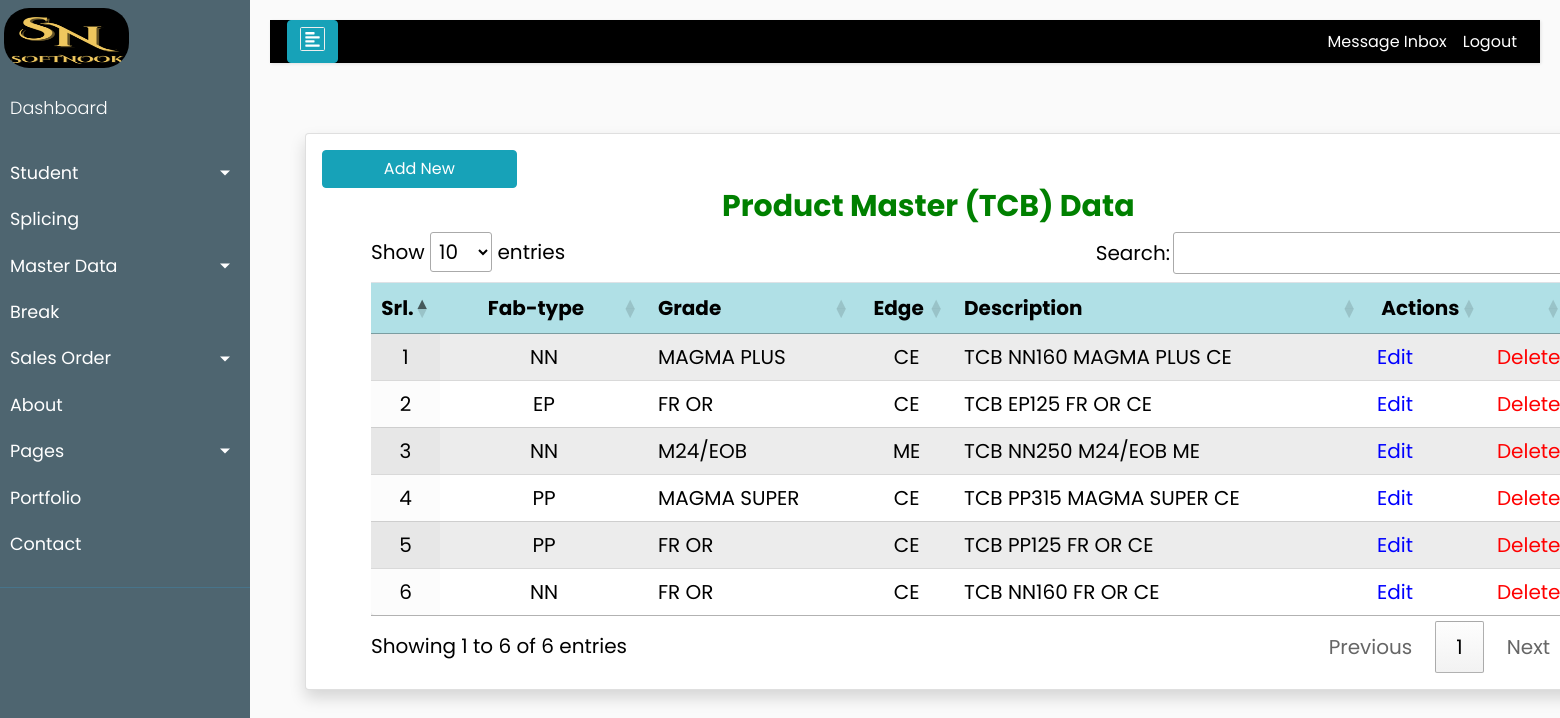
/product/prod-tcb-crud/ (signed in), run on the app's committed database.
### product/models.py (models this page shows, shortened)
class Product(models.Model):
    prod_code = models.CharField(verbose_name='Prod-Code', max_length=10, unique=True, null=True, blank=True)
    PROD_CHOICES    = (
 		 (None, 'Select'),
         ('01', 'SCB'),
         ('02', 'TCB'),
         ('03', 'S-PIPE'),
         ('04', 'T-PIPE'),
	)
    prod_tag        = models.CharField(verbose_name='Prod-Catg', max_length=7,
	                                  choices=PROD_CHOICES, null=True, blank=True)
    FAB_CHOICES     = (
 		 (None, 'Select'),
         ('01', 'NN'),
         ('02', 'EP'),
         ('03', 'PP'),
	)
    fab_type        = models.CharField(verbose_name='Fab-type', max_length=5,
	                                  choices=FAB_CHOICES, null=True, blank=True)
    FAB_DSG  = (
         (None, 'Select'),
         ('01', '90'),
         ('02', '100'),
         ('03', '125'),
         ('04', '160'),
         ('05', '200'),
         ('06', '250'),
         ('07', '315'),
         ('08', '350'),
         ('09', '400'),
         ('10', '450'),
         ('11', '500'),
    )
    fab_str         = models.CharField(verbose_name='Fab-Style', max_length=3,
	                                  choices=FAB_DSG, null=True, blank=True)
    grade           = models.ForeignKey("Grade", verbose_name="Grade", on_delete=models.CASCADE, null=True, blank=True)
    EDGE_CHOICES = (
 		 (None, 'Select'),
         ('01', 'CE'),
         ('02', 'ME'),
	)
    edge            = models.CharField(verbose_name='Edge', max_length=5,choices=EDGE_CHOICES, null=True, blank=True)
    ST_CHOICES = (
            (None, 'Select'),
            ('ST 1000','ST 1000'),
            ('ST 1250','ST 1250'),
            ('ST 1400','ST 1400'),
            ('ST 1600','ST 1600'),
            ('ST 1800','ST 1800'),
            ('ST 2000','ST 2000'),
            ('ST 2500','ST 2500'),
            ('ST 2800','ST 2800'),
            ('ST 3150','ST 3150'),
            ('ST 3500','ST 3500'),
            ('ST 4000','ST 4000'),
            ('ST 4500','ST 4500'),
            ('ST 5000','ST 5000'),
            ('ST 5400','ST 5400'),
            ('ST 6300','ST 6300'),
            ('ST 6800','ST 6800'),
            ('ST 7500','ST 7500'),
            ('ST 2250','ST 2250'),
	)
    st_rating       = models.CharField(verbose_name='Strength', max_length=7,choices=ST_CHOICES, null=True, blank=True)
    STCON_CHOICES   = (
 		 (None, 'Select'),
         ('01', '7x7'),
         ('02', '7x19'),
	)
    cord_const      = models.CharField(verbose_name='Cord Const.', max_length=15,choices=STCON_CHOICES, null=True, blank=True)
    prod_des        = models.CharField(verbose_name='Item Description', max_length=250, null=True, blank=True)
    created_date    = models.DateTimeField(auto_now_add=True)
    modified_date   = models.DateTimeField(auto_now=True)
    email 	        = models.ForeignKey(Account,verbose_name="email key", on_delete=models.CASCADE, null=True, blank=True)

class Grade(models.Model):
    name    = models.CharField(max_length=50,null=True, blank=True)
    skim1   = models.CharField(verbose_name='NN-Skim',max_length=30,null=True, blank=True)
    skim2   = models.CharField(verbose_name='EP-Skim',max_length=30,null=True, blank=True)
    covr1   = models.CharField(verbose_name='NN-Cover',max_length=30,null=True, blank=True)
    covr2   = models.CharField(verbose_name='EP-Cover',max_length=30,null=True, blank=True)
    group   = models.CharField(verbose_name='Group',max_length=30,null=True, blank=True)
    def __str__(self):
        return self.name

### product/views.py (the view)
# urls.py: path('prod-tcb-crud/', prod_TCB_CRUD, name='prod-tcb-crud'),
def prod_TCB_CRUD(request):
    user_id = request.session['user_id']
    account = Account.objects.get(id=user_id)
    qs=Product.objects.all()
    context={
        "queryset":qs,
    }
    return render(request, "product/CRUD_table_form.html", context)

### product/templates/product/CRUD_table_form.html (shortened to what this page needs)
{% extends 'base.html' %}
{% load static %}
	{% block content %}
  </head>
  <body>
	<br>
    <main role="main" class="container" >
	  <div class="card shadow p-3 mb-5 bg-white rounded" style="width:120%;margin-top:5px;">
		<a class="btn btn-info" style="width:15%;" href="{% url 'product:prod-tcb-create'%}">Add New</a>
		<table id="product" class = "table sts table-striped rounded shadow display " style="width:100% ">
				<h2 style="color:green;font-weight:bolder;font-size:30px;margin-left:400px;">Product Master (TCB) Data</h2>
				<thead class="sticky">
					<tr style="background-color:powderblue;" >
						<th style="text-align: center;color:black; width:2%">Srl.</th>
						<th style="text-align: center;color:black; width:20%">Fab-type</th>
						<th style="text-align: left;color:black; width:20%">Grade</th>
						<th style="text-align: center;color:black; width:8%">Edge</th>
						<th style="text-align: left;color:black;width:40%">Description</th>
						<th style="text-align: left;color:black; width:10%">&nbspActions</th>
						<th></th>
					</tr>
				</thead>
				<tbody>
				{% for item in queryset %}
					<tr>
						<td style="text-align: center;">{{ forloop.counter }}</td>
						<td style="text-align: center;">{{ item.get_fab_type_display }}</td>
						<td style="text-align: left;">{{ item.grade }}</td>
						<td style="text-align: center;">{{ item.get_edge_display }}</td>
						<td style="text-align: left;">{{ item.prod_des }}</td>
						<td><a style="text-align: right;color:blue;" href="{% url 'product:edit-tcb-product' product_id=item.id %}">Edit</a></td>
						<td><a style="text-align: right;color:red;" href="{% url 'product:product-delete' product_id=item.id %}">Delete</a></td>
					</tr>
				{% endfor %}
				</tbody>
		</table>
	</div>
    </main>
{% endblock content %}

### templates/base.html (style rules this page uses)
body { font-family: 'Poppins', sans-serif; background: #fafafa; }
a, a:hover, a:focus { color: inherit; text-decoration: none; transition: all 0.3s; }

### product/templates/product/CRUD_table_form.html (style rules this page uses)
.container { margin-top: 5px; margin-left: 20px; font-size:20px; width:100%; }
.card { background-color: 1FCBDE; color: black; padding: 15px 30px; border-radius: 3px; margin-bottom: 5px; }
thead.sticky { position: -webkit-sticky; position: sticky; top: 0; background-color: red; padding: 50px; font-size: 20px; }

### data on the page
Product: fab_type "NN", grade "MAGMA PLUS", edge "CE", prod_des "TCB NN160 MAGMA PLUS CE"
Product: fab_type "EP", grade "FR OR", edge "CE", prod_des "TCB EP125 FR OR CE"
Product: fab_type "NN", grade "M24/EOB", edge "ME", prod_des "TCB NN250 M24/EOB ME"
Product: fab_type "PP", grade "MAGMA SUPER", edge "CE", prod_des "TCB PP315 MAGMA SUPER CE"
Product: fab_type "PP", grade "FR OR", edge "CE", prod_des "TCB PP125 FR OR CE"
Product: fab_type "NN", grade "FR OR", edge "CE", prod_des "TCB NN160 FR OR CE"
